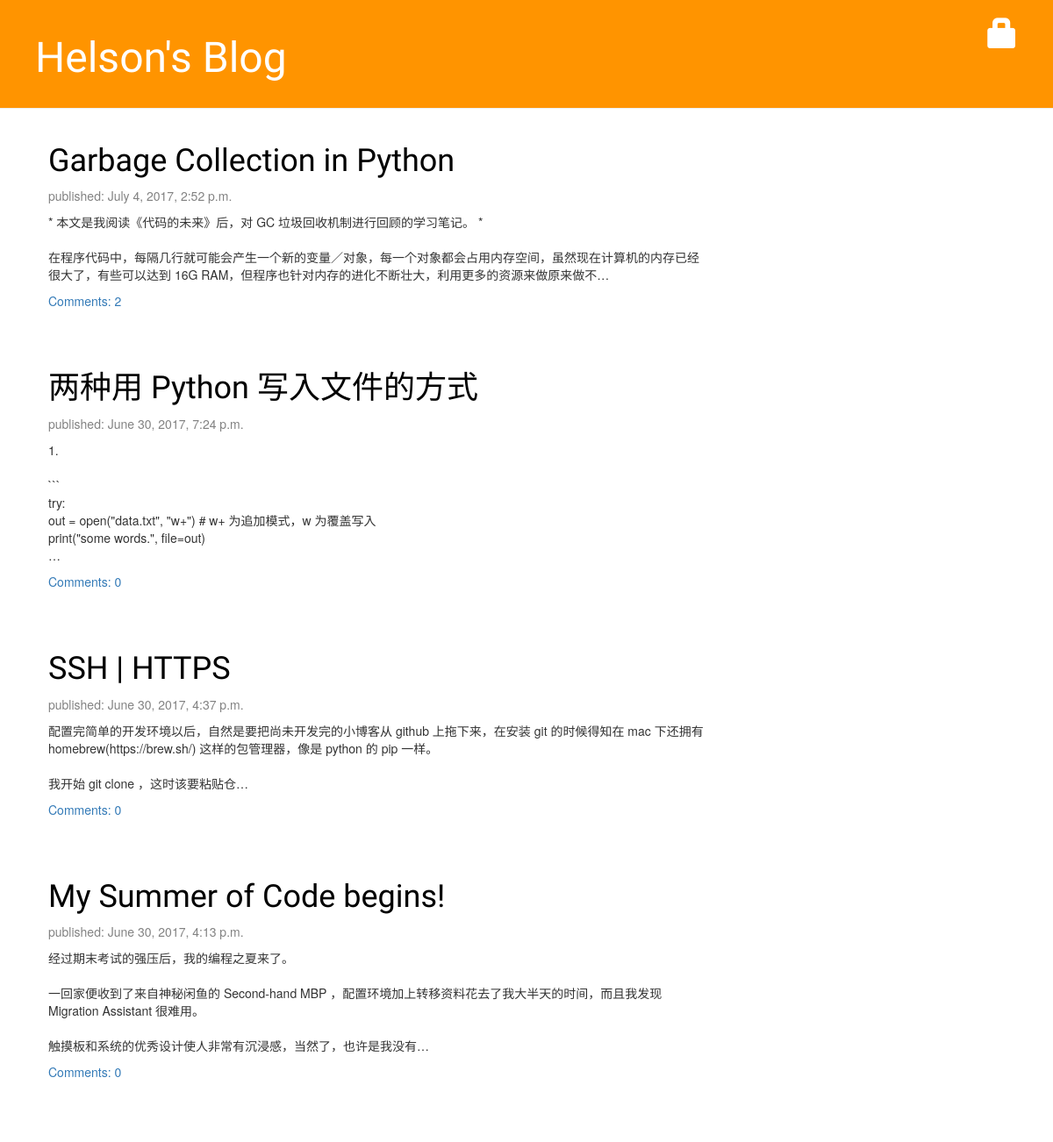
The page / on the database its author committed.
### blog/models.py (models this page shows, shortened)
class Post(models.Model):
    author = models.ForeignKey('auth.User')
    title = models.CharField(max_length=200)
    text = models.TextField()
    created_date = models.DateTimeField(
            default=timezone.now)
    published_date = models.DateTimeField(
            blank=True, null=True)

### blog/views.py (the view)
# urls.py: url(r'^$', views.post_list, name='post_list'),
def post_list(request):
    posts = Post.objects.filter(published_date__lte=timezone.now()).order_by("-published_date")
    return render(request, 'blog/post_list.html', {'posts': posts})

### blog/templates/blog/post_list.html
{% extends 'blog/base.html' %}
{% block content %}
    {% for post in posts %}
        <div class="post">
            <h1><a href="{% url 'post_detail' pk=post.pk %}">{{ post.title }}</a></h1>
            <div class="date">
                <p>published: {{ post.published_date }}</p>
            </div>
            <p>{{ post.text|linebreaksbr|truncatechars:150 }}</p>
            <a href="{% url 'post_detail' pk=post.pk %}">Comments: {{ post.comments.count }}</a>
        </div>
    {% endfor %}
{% endblock %}

### blog/static/css/mysite.css (style rules this page uses)
h1, h2, h3, h4 { font-family: 'Lobster', cursive; }
.date { color: #828282; }
.post { margin-bottom: 70px; }
.post h1 a, .post h1 a:visited { color: #000000; }

### rows shown on the page
Post: title "Garbage Collection in Python", published_date "July 4, 2017, 2:52 p.m.", text "* 本文是我阅读《代码的未来》后，对 GC 垃圾回收机制进行回顾的学习笔记。 * 在程序代码中，每隔几行就可能会产生一个新的变量／对象，每一个对象都会占用内存空间，虽然现在计算机的内存已经很大了，有些可以达到 16G RAM，但程序也针对内存的进化不断壮大，利用更多的资源来做原来做不…", comments.count "2"
Post: title "两种用 Python 写入文件的方式", published_date "June 30, 2017, 7:24 p.m.", text "1. ``` try: out = open(\"data.txt\", \"w+\") # w+ 为追加模式，w 为覆盖写入 print(\"some words.\", file=out) …", comments.count "0"
Post: title "SSH | HTTPS", published_date "June 30, 2017, 4:37 p.m.", text "配置完简单的开发环境以后，自然是要把尚未开发完的小博客从 github 上拖下来，在安装 git 的时候得知在 mac 下还拥有 homebrew(https://brew.sh/) 这样的包管理器，像是 python 的 pip 一样。 我开始 git clone ，这时该要粘贴仓…", comments.count "0"
Post: title "My Summer of Code begins!", published_date "June 30, 2017, 4:13 p.m.", text "经过期末考试的强压后，我的编程之夏来了。 一回家便收到了来自神秘闲鱼的 Second-hand MBP ，配置环境加上转移资料花去了我大半天的时间，而且我发现 Migration Assistant 很难用。 触摸板和系统的优秀设计使人非常有沉浸感，当然了，也许是我没有…", comments.count "0"
